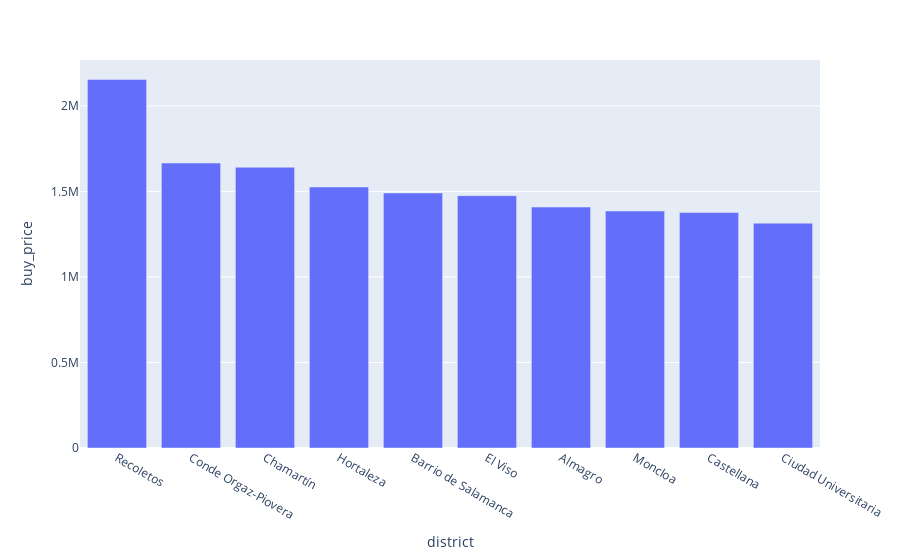

Notebook source saved alongside this figure:
### Code cell
px.bar(data_frame = am , x = 'district' , y = 'buy_price')

### Figure 1 — Plotly figure (JSON) as saved in the notebook; plotly's stock layout.template omitted (floating-point values rounded to 4 significant figures)
{"data": [{"alignmentgroup": "True", "hovertemplate": "district=%{x}<br>buy_price=%{y}<extra></extra>", "legendgroup": "", "marker": {"color": "#636efa", "pattern": {"shape": ""}}, "name": "", "offsetgroup": "", "orientation": "v", "showlegend": false, "textposition": "auto", "type": "bar", "x": ["Recoletos", "Conde Orgaz-Piovera", "Chamartín", "Hortaleza", "Barrio de Salamanca", "El Viso", "Almagro", "Moncloa", "Castellana", "Ciudad Universitaria"], "xaxis": "x", "y": [2155000.0, 1666000.0, 1642000.0, 1526000.0, 1491000.0, 1475000.0, 1409000.0, 1385000.0, 1376000.0, 1314000.0], "yaxis": "y"}], "layout": {"barmode": "relative", "legend": {"tracegroupgap": 0}, "margin": {"t": 60}, "xaxis": {"anchor": "y", "domain": [0, 1], "title": {"text": "district"}}, "yaxis": {"anchor": "x", "domain": [0, 1], "title": {"text": "buy_price"}}}}
